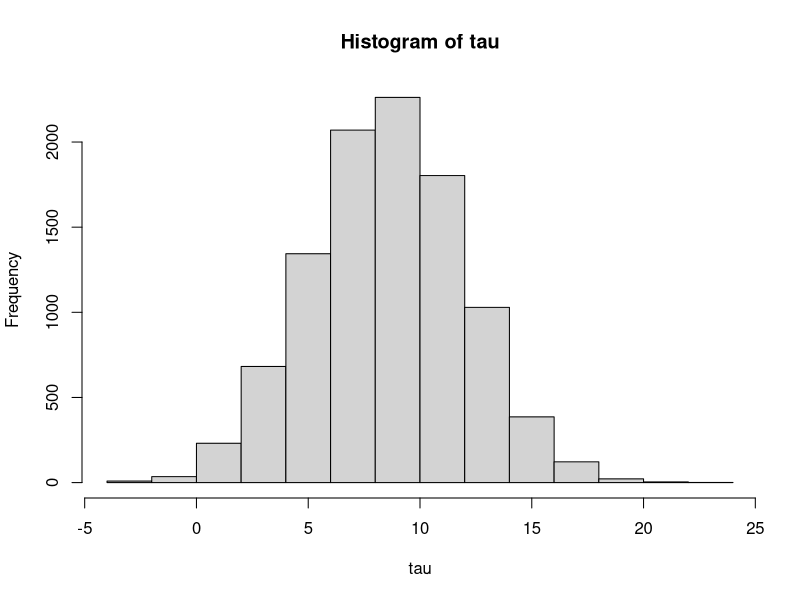
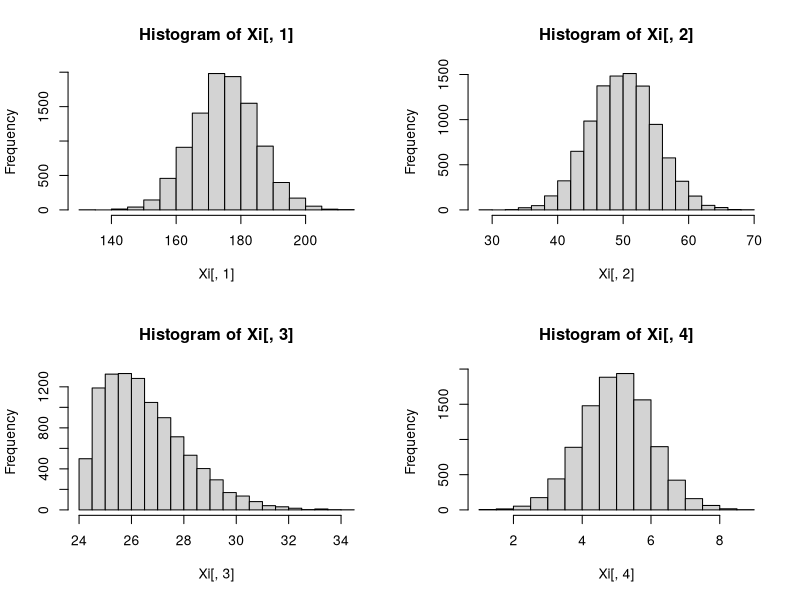

Reproduce these figures in R, in order.
## ---- chunk 1
knitr::opts_chunk$set(echo = TRUE)
require(dplyr)
## ---- chunk 2
set.seed(1234)
n <- 10000
p <- 7
treat <- sample(0:1, n, replace = T)
# create the covariates such that they are normalized
Xi <- matrix(NA,n,p-3)
Xi[,1] <- rnorm(n,175,10)
Xi[,2] <- rnorm(n,50,5)
Xi[,3] <- (rbeta(n,2,10)) * 15 + 24
Xi[,4] <- (rnorm(n,5,1))

X_mat <- cbind(rep(1, n),Xi,rbinom(10000,1,0.52),rbinom(10000,1,0.7),rbinom(10000,1,0.2))

# Parameters 
# beta - vector of slopes for the 5 covariates to generate Y
beta <- rnorm(p+1, 0,1)
# vector of slopes for the 5 covariates to generate tau
gamma <- rnorm(p+1, 0, 0.5)

tau <- X_mat%*%gamma 
Y1 <- X_mat%*%beta + tau + rnorm(n, 0, 1)
Y0 <- X_mat%*%beta + rnorm(n,0,1)

mean(Y1) - mean(Y0)

colnames(X_mat) = c('beta0','Weight', 'Age', 'BMI', 'Size_Tumor', 'Gender', 'HBP', 'Relapse')
## ---- chunk 3
hist(tau)
## ---- chunk 4
par(mfrow = c(2,2))
hist(Xi[,1])
hist(Xi[,2])
hist(Xi[,3])
hist(Xi[,4])
## ---- chunk 5
researchData <- data.frame(X_mat,treat,Y = ifelse(treat == 1,Y1,Y0)) %>% select(-beta0)
godData <- data.frame(X_mat,treat,Y1,Y0) %>% select(-beta0)
